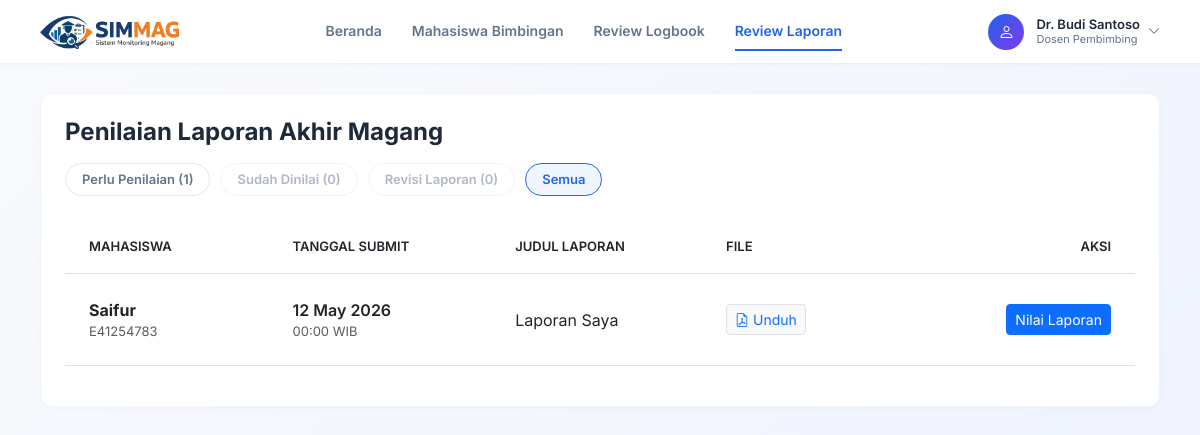
The app's page /dosen/review_laporan.php (signed in) with its own data.
### tables this page shows
CREATE TABLE `dosen` (
  `id_dosen` int(11) NOT NULL,
  `NIP` varchar(20) NOT NULL,
  `NIDN` varchar(20) NOT NULL,
  `nama` varchar(100) NOT NULL,
  `email` varchar(100) NOT NULL,
  `password` varchar(255) NOT NULL,
  `status` varchar(20) DEFAULT 'Aktif',
  `no_hp` varchar(20) DEFAULT NULL
);

CREATE TABLE `laporan_akhir` (
  `id_laporan_akhir` int(11) NOT NULL,
  `id_mahasiswa` int(11) NOT NULL,
  `file_laporan` varchar(255) NOT NULL,
  `tanggal_upload` date NOT NULL,
  `status_review` varchar(20) NOT NULL DEFAULT 'pending',
  `judul_laporan` varchar(255) DEFAULT NULL,
  `catatan_dosen` text DEFAULT NULL
);

CREATE TABLE `mahasiswa` (
  `id_mahasiswa` int(11) NOT NULL,
  `NIM` varchar(20) NOT NULL,
  `nama` varchar(100) NOT NULL,
  `email` varchar(100) NOT NULL,
  `prodi` varchar(100) NOT NULL,
  `password` varchar(255) NOT NULL,
  `no_hp` varchar(20) DEFAULT NULL
);

### dosen/review_laporan.php (the view, shortened to what this page needs)
<?php
$user = $_SESSION['user'];
$db = new Database();
$conn = $db->getConnection();
$page = "review_laporan";
$status_filter = $_GET['status'] ?? 'Semua';
$stmtDosen = $conn->prepare("SELECT * FROM dosen WHERE id_dosen = ?");
$stmtDosen->execute([$user['id']]);
$dosen = $stmtDosen->fetch(PDO::FETCH_ASSOC);
$nama_dosen = $dosen['nama'];
$query = "
    SELECT
        la.*,
        m.nama,
        m.NIM
    FROM laporan_akhir la
    JOIN mahasiswa m ON la.id_mahasiswa = m.id_mahasiswa
    JOIN pendaftaran_magang pm ON la.id_mahasiswa = pm.id_mahasiswa
    WHERE pm.id_dosen = ?
";
$params = [$user['id']];
$query .= " ORDER BY la.tanggal_upload DESC ";
$stmtLaporan = $conn->prepare($query);
$stmtLaporan->execute($params);
$data_laporan = $stmtLaporan->fetchAll(PDO::FETCH_ASSOC);
$stmtCount = $conn->prepare("
    SELECT
        la.status_review,
        COUNT(*) as total
    FROM laporan_akhir la
    JOIN pendaftaran_magang pm ON la.id_mahasiswa = pm.id_mahasiswa
    WHERE pm.id_dosen = ?
    GROUP BY la.status_review
");
$stmtCount->execute([$user['id']]);
$countData = $stmtCount->fetchAll(PDO::FETCH_ASSOC);
$total_menunggu = 0;
$total_disetujui = 0;
$total_ditolak = 0;
foreach ($countData as $row) {
    if ($row['status_review'] == 'Menunggu') {
        $total_menunggu = $row['total'];
    } elseif ($row['status_review'] == 'Disetujui') {
        $total_disetujui = $row['total'];
    } elseif ($row['status_review'] == 'Ditolak') {
        $total_ditolak = $row['total'];
    }
}
?>
<!DOCTYPE html>
<html lang="id">
<head>
    <link href="https://cdn.jsdelivr.net/npm/bootstrap@5.3.0/dist/css/bootstrap.min.css" rel="stylesheet">
    <link href="https://cdn.jsdelivr.net/npm/bootstrap-icons/font/bootstrap-icons.css" rel="stylesheet">
    <link rel="stylesheet" href="assets/css/dosen.css">
    <link rel="stylesheet" href="assets/css/review.css">
</head>
<body>
    <div class="top-navbar">
        <div class="navbar-brand">
            <img src="../mahasiswa/assets/logo.png" alt="SIMMAG" style="height:35px;" onerror="this.src='https://ui-avatars.com/api/?name=S+M&background=2563eb&color=fff&rounded=true&font-size=0.5'">
        </div>
        <div class="nav-center">
            <a href="dashboard.php" class="<?= ($page == 'dashboard') ? 'active' : '' ?>">Beranda</a>
            <a href="mahasiswa_bimbingan.php" class="<?= ($page == 'mahasiswa_bimbingan') ? 'active' : '' ?>">Mahasiswa Bimbingan</a>
            <a href="review_logbook.php" class="<?= ($page == 'review_logbook') ? 'active' : '' ?>">Review Logbook</a>
            <a href="review_laporan.php" class="<?= ($page == 'review_laporan') ? 'active' : '' ?>">Review Laporan</a>
        </div>
        <div class="nav-right">
            <div class="profile-section">
                <div class="profile-wrapper">
                    <div class="profile-info" id="profileToggle" style="cursor:pointer;">
                        <div class="profile-avatar"><i class="bi bi-person"></i></div>
                        <div class="profile-text">
                            <div class="name"><?= $nama_dosen ?></div>
                            <div class="role">Dosen Pembimbing</div>
                        </div>
                        <i class="bi bi-chevron-down ms-2 text-muted" style="font-size: 12px;"></i>
                    </div>
                </div>
            </div>
        </div>
    </div>
    <div class="main-container">
        <div class="table-card">
            <h4 class="mb-3 fw-bold" style="color: #1e293b;">Penilaian Laporan Akhir Magang</h4>
            <div class="filter-pills">
                <a href="<?= $total_menunggu > 0 ? '?status=Menunggu' : '#' ?>" class="filter-pill <?= $status_filter == 'Menunggu' ? 'active' : '' ?> <?= $total_menunggu == 0 ? 'disabled opacity-50' : '' ?>">Perlu Penilaian (<?= $total_menunggu ?>)</a>
                <a href="<?= $total_disetujui > 0 ? '?status=Disetujui' : '#' ?>" class="filter-pill <?= $status_filter == 'Disetujui' ? 'active' : '' ?> <?= $total_disetujui == 0 ? 'disabled opacity-50' : '' ?>">Sudah Dinilai (<?= $total_disetujui ?>)</a>
                <a href="<?= $total_ditolak > 0 ? '?status=Ditolak' : '#' ?>" class="filter-pill <?= $status_filter == 'Ditolak' ? 'active' : '' ?> <?= $total_ditolak == 0 ? 'disabled opacity-50' : '' ?>">Revisi Laporan (<?= $total_ditolak ?>)</a>
                <a href="?status=Semua" class="filter-pill <?= $status_filter == 'Semua' ? 'active' : '' ?>">Semua</a>
            </div>
            <div class="table-responsive mt-3">
                <table class="table table-hover align-middle">
                    <thead style="background-color: #f8fafc; color: #64748b; font-size: 13px; text-transform: uppercase;">
                        <tr>
                            <th class="py-3 px-4 rounded-start" style="font-weight: 600;">Mahasiswa</th>
                            <th class="py-3" style="font-weight: 600;">Tanggal Submit</th>
                            <th class="py-3" style="font-weight: 600;">Judul Laporan</th>
                            <th class="py-3" style="font-weight: 600;">File</th>
                            <th class="py-3 px-4 rounded-end text-end" style="font-weight: 600;">Aksi</th>
                        </tr>
                    </thead>
                    <tbody>
                        <?php foreach ($data_laporan as $lap): ?>
                            <tr>
                                <td class="px-4 py-4">
                                    <div class="fw-bold text-dark"><?= $lap['nama'] ?></div>
                                    <div class="text-muted" style="font-size: 13px;"><?= $lap['NIM'] ?></div>
                                </td>
                                <td class="py-4">
                                    <div class="text-dark fw-semibold"><?= date('d F Y', strtotime($lap['tanggal_upload'])) ?></div>
                                    <div class="text-muted" style="font-size: 13px;"><?= date('H:i', strtotime($lap['tanggal_upload'])) ?> WIB</div>
                                </td>
                                <td class="py-4"><?= htmlspecialchars($lap['judul_laporan']) ?></td>
                                <td class="py-4">
                                    <a href="../uploads/<?= $lap['file_laporan'] ?>" target="_blank" class="btn btn-sm btn-light border text-primary">
                                        <i class="bi bi-file-earmark-pdf me-1"></i>Unduh
                                    </a>
                                </td>
                                <td class="py-4 px-4 text-end">
                                    <button class="btn btn-primary btn-sm" data-bs-toggle="modal" data-bs-target="#modalLaporan<?= $lap['id_laporan_akhir'] ?>">Nilai Laporan</button>
                                </td>
                            </tr>
                        <?php endforeach; ?>
                    </tbody>
                </table>
            </div>
        </div>
    </div>
</body>
</html>

### dosen/assets/css/dosen.css (style rules this page uses)
body { font-family: 'Inter', sans-serif; background: linear-gradient(135deg, #f8fafc 0%, #eef2ff 100%); color: #1e293b; min-height: 100vh; margin: 0; padding: 0; }
.top-navbar { background-color: #ffffff; padding: 12px 40px; display: flex; align-items: center; justify-content: space-between; box-shadow: 0 1px 3px rgba(0,0,0,0.05); }
.navbar-brand img { height: 35px; }
.nav-center { display: flex; gap: 30px; }
.nav-center a { color: #64748b; text-decoration: none; font-weight: 600; font-size: 14px; padding: 8px 0; border-bottom: 2px solid transparent; transition: all 0.2s; }
.nav-center a:hover, .nav-center a.active { color: #2563eb; border-bottom: 2px solid #2563eb; }
.nav-right { display: flex; align-items: center; gap: 20px; }
.profile-section { display: flex; align-items: center; }
.profile-info { display: flex; align-items: center; }
.profile-avatar { width: 36px; height: 36px; border-radius: 50%; background: linear-gradient(135deg, #2563eb, #7c3aed); color: white; display: flex; align-items: center; justify-content: center; font-size: 16px; margin-right: 12px; }
.profile-text { line-height: 1.2; }
.profile-text .name { font-weight: 600; font-size: 13px; color: #1e293b; }
.profile-text .role { font-size: 11px; color: #64748b; }
.profile-wrapper { position: relative; }
.main-container { padding: 30px 40px; max-width: 1400px; margin: 0 auto; }
.table-card { background: white; border-radius: 12px; padding: 24px; box-shadow: 0 2px 10px rgba(0,0,0,0.02); border: 1px solid #f1f5f9; }
.filter-pill { text-decoration: none; }

### dosen/assets/css/review.css (style rules this page uses)
.filter-pills { display: flex; gap: 10px; margin-bottom: 20px; overflow-x: auto; padding-bottom: 5px; }
.filter-pill { padding: 6px 16px; border-radius: 20px; font-size: 13px; font-weight: 600; cursor: pointer; border: 1px solid #e2e8f0; color: #64748b; background: white; transition: all 0.2s; white-space: nowrap; }
.filter-pill.active { background: #eff6ff; color: #2563eb; border-color: #2563eb; }

### records on screen
dosen: nama "Dr. Budi Santoso"
laporan_akhir: id_mahasiswa.nama "Saifur", id_mahasiswa.NIM "E41254783", tanggal_upload "12 May 2026", tanggal_upload "00:00", judul_laporan "Laporan Saya"

### other values on screen
$total_menunggu "1"
$total_disetujui "0"
$total_ditolak "0"
